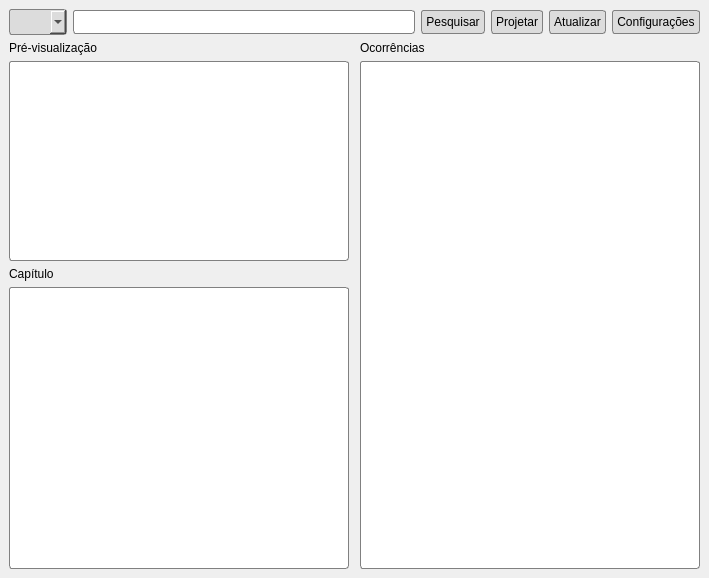
<?xml version="1.0" encoding="UTF-8"?>
<ui version="4.0">
 <class>MainWindow</class>
 <widget class="QMainWindow" name="MainWindow">
  <property name="geometry">
   <rect>
    <x>0</x>
    <y>0</y>
    <width>709</width>
    <height>578</height>
   </rect>
  </property>
  <property name="windowTitle">
   <string>Projetor bíblico</string>
  </property>
  <widget class="QWidget" name="centralwidget">
   <layout class="QVBoxLayout" name="verticalLayout">
    <item>
     <layout class="QHBoxLayout" name="horizontalLayout_3">
      <item>
       <widget class="QComboBox" name="versoesComboBox">
        <property name="styleSheet">
         <string notr="true">* {
	border-style: solid;
	border-color: gray;
	border-width: 1px;
	border-radius: 3px;
	padding: 4px;
	background-color: rgb(220, 220, 220);
	color: black;
	width: 30px
}</string>
        </property>
       </widget>
      </item>
      <item>
       <widget class="QLineEdit" name="pesquisaLineEdit">
        <property name="styleSheet">
         <string notr="true">* {
	border-style: solid;
	border-color: gray;
	border-width: 1px;
	border-radius: 3px;
	padding: 3px;
	background-color: white;
	color: black;
}</string>
        </property>
       </widget>
      </item>
      <item>
       <widget class="QPushButton" name="pesquisarButton">
        <property name="cursor">
         <cursorShape>PointingHandCursor</cursorShape>
        </property>
        <property name="styleSheet">
         <string notr="true">* {
	border-style: solid;
	border-color: gray;
	border-width: 1px;
	border-radius: 3px;
	padding: 4px;
	background-color: rgb(220, 220, 220);
	color: black;
}

*:hover {
	background-color: gray;
	color: white;
}</string>
        </property>
        <property name="text">
         <string>Pesquisar</string>
        </property>
       </widget>
      </item>
      <item>
       <widget class="QPushButton" name="projetarButton">
        <property name="cursor">
         <cursorShape>PointingHandCursor</cursorShape>
        </property>
        <property name="styleSheet">
         <string notr="true">* {
	border-style: solid;
	border-color: gray;
	border-width: 1px;
	border-radius: 3px;
	padding: 4px;
	background-color: rgb(220, 220, 220);
	color: black;
}

*:hover {
	background-color: gray;
	color: white;
}</string>
        </property>
        <property name="text">
         <string>Projetar</string>
        </property>
       </widget>
      </item>
      <item>
       <widget class="QPushButton" name="atualizarButton">
        <property name="cursor">
         <cursorShape>PointingHandCursor</cursorShape>
        </property>
        <property name="styleSheet">
         <string notr="true">* {
	border-style: solid;
	border-color: gray;
	border-width: 1px;
	border-radius: 3px;
	padding: 4px;
	background-color: rgb(220, 220, 220);
	color: black;
}

*:hover {
	background-color: gray;
	color: white;
}</string>
        </property>
        <property name="text">
         <string>Atualizar</string>
        </property>
       </widget>
      </item>
      <item>
       <widget class="QPushButton" name="configuracoesButton">
        <property name="cursor">
         <cursorShape>PointingHandCursor</cursorShape>
        </property>
        <property name="styleSheet">
         <string notr="true">* {
	border-style: solid;
	border-color: gray;
	border-width: 1px;
	border-radius: 3px;
	padding: 4px;
	background-color: rgb(220, 220, 220);
	color: black;
}

*:hover {
	background-color: gray;
	color: white;
}</string>
        </property>
        <property name="text">
         <string>Configurações</string>
        </property>
       </widget>
      </item>
     </layout>
    </item>
    <item>
     <layout class="QGridLayout" name="gridLayout" rowstretch="0,0,0,0" columnstretch="0,0,0,0">
      <item row="3" column="0">
       <widget class="QListView" name="chapterListView">
        <property name="styleSheet">
         <string notr="true">* {
	border-style: solid;
	border-color: gray;
	border-width: 1px;
	border-radius: 3px;
	padding: 3px;
	background-color: white;
	color: black;
	font-size: 10pt;
}</string>
        </property>
       </widget>
      </item>
      <item row="1" column="3" rowspan="3">
       <widget class="QListView" name="occurrencesListView">
        <property name="sizePolicy">
         <sizepolicy hsizetype="Expanding" vsizetype="Expanding">
          <horstretch>0</horstretch>
          <verstretch>0</verstretch>
         </sizepolicy>
        </property>
        <property name="maximumSize">
         <size>
          <width>500</width>
          <height>16777215</height>
         </size>
        </property>
        <property name="styleSheet">
         <string notr="true">* {
	border-style: solid;
	border-color: gray;
	border-width: 1px;
	border-radius: 3px;
	padding: 3px;
	background-color: white;
	color: black;
	font-size: 10pt;
}

*:item {
	margin-bottom: 10px;
}</string>
        </property>
        <property name="editTriggers">
         <set>QAbstractItemView::SelectedClicked</set>
        </property>
        <property name="wordWrap">
         <bool>true</bool>
        </property>
       </widget>
      </item>
      <item row="0" column="3">
       <widget class="QLabel" name="ocorrenciasLabel">
        <property name="styleSheet">
         <string notr="true"/>
        </property>
        <property name="text">
         <string>Ocorrências</string>
        </property>
       </widget>
      </item>
      <item row="2" column="0">
       <widget class="QLabel" name="label_3">
        <property name="text">
         <string>Capítulo</string>
        </property>
       </widget>
      </item>
      <item row="1" column="0">
       <widget class="QTextEdit" name="previewTextEdit">
        <property name="sizePolicy">
         <sizepolicy hsizetype="Expanding" vsizetype="Expanding">
          <horstretch>0</horstretch>
          <verstretch>0</verstretch>
         </sizepolicy>
        </property>
        <property name="maximumSize">
         <size>
          <width>16777215</width>
          <height>200</height>
         </size>
        </property>
        <property name="styleSheet">
         <string notr="true">* {
	border-style: solid;
	border-color: gray;
	border-width: 1px;
	border-radius: 3px;
	background-color: white;
	color: black;
	font-size: 10pt;
}</string>
        </property>
       </widget>
      </item>
      <item row="0" column="0">
       <widget class="QLabel" name="label_2">
        <property name="text">
         <string>Pré-visualização</string>
        </property>
       </widget>
      </item>
      <item row="2" column="1">
       <spacer name="horizontalSpacer">
        <property name="orientation">
         <enum>Qt::Horizontal</enum>
        </property>
        <property name="sizeType">
         <enum>QSizePolicy::Fixed</enum>
        </property>
        <property name="sizeHint" stdset="0">
         <size>
          <width>5</width>
          <height>0</height>
         </size>
        </property>
       </spacer>
      </item>
     </layout>
    </item>
   </layout>
  </widget>
  <action name="actionSair">
   <property name="text">
    <string>Sair</string>
   </property>
  </action>
 </widget>
 <resources/>
 <connections/>
</ui>
